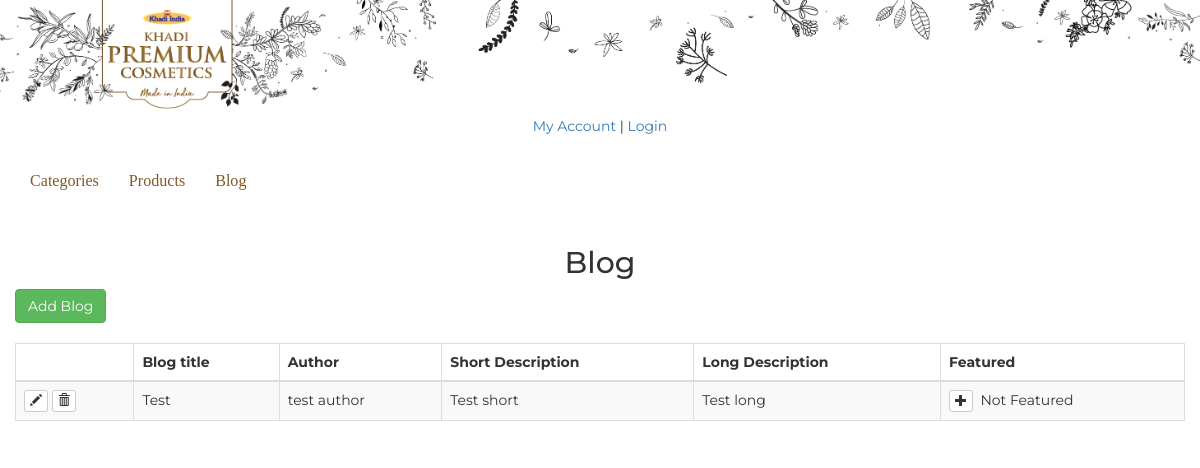
Page /admin/blog.php on the committed database.
### tables this page shows
CREATE TABLE `blog` (
  `id` int(100) NOT NULL,
  `title` varchar(100) NOT NULL,
  `author` varchar(100) NOT NULL,
  `image` varchar(255) NOT NULL,
  `date` datetime NOT NULL DEFAULT CURRENT_TIMESTAMP,
  `short_desc` varchar(50) NOT NULL,
  `long_desc` varchar(255) NOT NULL,
  `featured` tinyint(4) NOT NULL DEFAULT '0',
  `deleted` tinyint(11) NOT NULL DEFAULT '0'
);

### admin/blog.php (the view, shortened to what this page needs)
<?php
	include 'includes/head.php';
	$dbpath = '';
	if(isset($_GET['add']) || isset($_GET['edit'])){
		$parentQuery = $db->query("SELECT * FROM blog");
		$title = ((isset($_POST['title']) && $_POST['title'] != '')?sanitize($_POST['title']):'');
		$author = ((isset($_POST['author']) && $_POST['author'] != '')?sanitize($_POST['author']):'');
		$short_desc = ((isset($_POST['short_desc']) && $_POST['short_desc'] != '')?sanitize($_POST['short_desc']):'');
		$long_desc = ((isset($_POST['long_desc']) && $_POST['long_desc'] != '')?sanitize($_POST['long_desc']):'');
		$saved_image = '';
		if(isset($_GET['edit'])){
			$edit_id = (int)$_GET['edit'];
			$blogResults = $db->query("SELECT * FROM blog WHERE id = '$edit_id'");
			$blog = mysqli_fetch_assoc($blogResults);
			if(isset($_GET['delete_image'])){
				$imgi = (int)$_GET['imgi'] - 1;
				$images = explode(',', $blog['image']);
				$image_url = $_SERVER['DOCUMENT_ROOT'].$images[$imgi];
				unlink($image_url);
				unset($images[$imgi]);
				$imageString = implode(',', $images);
				$db->query("UPDATE blog SET image = '{$imageString}' WHERE id = '$edit_id'");
				header('Location: blog.php?edit='.$edit_id);
			}
			$title = ((isset($_POST['title']) && $_POST['title'] != '')?sanitize($_POST['title']):$blog['title']);
			$author = ((isset($_POST['author']) && $_POST['author'] != '')?sanitize($_POST['author']):$blog['author']);
			$short_desc = ((isset($_POST['short_desc']) && $_POST['short_desc'] != '')?sanitize($_POST['short_desc']):$blog['short_desc']);
			$saved_image = (($blog['image'] != '')?$blog['image']:'');
			$dbpath = $saved_image;
		}
		if($_POST){
			$errors = array();
			$required = array('title', 'author', 'short_desc', 'long_desc');
			$allowed = array('png','jpg','jpeg','gif');
			$uploadPath = array();
			$tmpLoc = array();
			foreach ($required as $field) {
				if($_POST[$field] == ''){
					$errors[] = 'All fields with * are required';
					break;
				}
			}
			$photoCount = count($_FILES['photo']['name']);
			if($photoCount > 0){
				for($i=0;$i<$photoCount;$i++){
					$name = $_FILES['photo']['name'][$i];
					$nameArray = explode('.',$name);
					$fileName = $nameArray[0];
					$fileExt = $nameArray[1];
					$mime = explode('/',$_FILES['photo']['type'][$i]);
					$mimeType = $mime[0];
					$mimeExt = $mime[1];
					$tmpLoc[] = $_FILES['photo']['tmp_name'][$i];
					$fileSize = $_FILES['photo']['size'][$i];
					$uploadName = md5(microtime().$i).'.'.$fileExt;
					$uploadPath[] = BASEURL.'images/blog/'.$uploadName;
					if($i != 0){
						$dbpath .= ',';
					}
					$dbpath .= '/khadi/images/blog/'.$uploadName;
					if($mimeType != 'image'){
						$errors[] = 'The file must be an image';
					}
					if(!in_array($fileExt, $allowed)){
						$errors[] = 'The file extension must be a png, jpg, jpeg, or gif';
					}
					if($fileSize > 15000000){
						$errors[] = 'The files size must be under 15 MB';
					}
					if($fileExt != $mimeExt && ($mimeExt == 'jpeg' && $fileExt != 'jpg')){
						$errors[] = 'File extension does not match the file';
					}
				}
			}
			if(!empty($errors)){
				echo display_errors($errors);
			}else{
				if($photoCount > 0){
					for($i = 0;$i<$photoCount;$i++){
					 	move_uploaded_file($tmpLoc[$i],$uploadPath[$i]);
					}
				}
				$insertSql = "INSERT INTO blog (`title`,`author`,`image`,`short_desc`,`long_desc`) VALUES ('$title','$author','$dbpath','$short_desc','$long_desc')";
					if(isset($_GET['edit'])){
						$insertSql = "UPDATE blog SET title = '$title', author = '$author', image = '$dbpath', short_desc = '$short_desc', long_desc = '$long_desc' WHERE id = '$edit_id'";
					}
				$db->query($insertSql);
			}
		}
		?>
		<div class="container">
		<h2 class="text-center"><?=((isset($_GET['edit']))?'Edit':'Add');?> Blog</h2>
		<form action="blog.php?<?=((isset($_GET['edit']))?'edit='.$edit_id:'add=1');?>" method="post" enctype="multipart/form-data">
			<table class="table table-responsive table-striped">
				<tr>
					<th>Title*</th>
					<td><input type="text" class="form-control" name="title" id="title" value="<?=$title;?>"></td>
				</tr>
				<tr>
					<th>Author*</th>
					<td><input type="text" name="author" id="author" class="form-control" value="<?=$author;?>"></td>
				</tr>
				<tr>
					<?php if($saved_image != ''): ?>
						<?php
							$imgi = 1;
							$images = explode(',', $saved_image);
						?>
					<?php foreach($images as $image): ?>
					<td class="saved-image">
						<img src="<?=$image;?>" alt="saved image" />
					</td>
					<td class="del-image">
						<a href="blog.php?delete_image=1&edit=<?=$edit_id;?>&imgi=<?=$imgi;?>" class=" btn btn-danger text-danger">Delete Image</a>
					</td>
					<?php
						$imgi++;
						endforeach;?>
					<?php else: ?>
						<th>Photo*</th>
						<td><input type="file" name="photo[]" class="form-control" id="photo" multiple></td>
					<?php endif; ?>
				</tr>
				<tr>
					<th>Short Description*</th>
					<td><textarea id="short_desc" name="short_desc" class="form-control" rows="3"><?=$short_desc;?></textarea></td>
				</tr>
				<tr>
					<th>Long Description*</th>
					<td><textarea id="long_desc" name="long_desc" class="form-control" rows="6"><?=$long_desc;?></textarea></td>
				</tr>
				<tr>
					<td><input type="submit" name="add" value="<?=((isset($_GET['edit']))?'Edit':'Add');?> Blog" class="btn btn-success"></td>
					<td><input type="reset" name="reset" value="Reset Blog" class="btn btn-success"></td>
					<td><a href="blog.php" class="btn btn-info form-control">Cancel</a></td>
				</tr>
			</table>
		</form>
	</div>
	<?php }
	else{
?>
<div class="container-fluid">
	<h2 class="text-center">Blog</h2>
	<a href="blog.php?add=1" class="btn btn-success" id="add-product-btn">Add Blog</a>
	<div class="clearfix"></div><br>
	<table class="table table-responsive table-striped table-bordered">
		<thead>
			<th></th>
			<th>Blog title</th>
			<th>Author</th>
			<th>Short Description</th>
			<th>Long Description</th>
			<th>Featured</th>
		</thead>
		<tbody>
			<?php
				$sql = "SELECT * FROM blog WHERE deleted = 0";
				$blogs = $db->query($sql);
			?>
			<?php while($blog = mysqli_fetch_assoc($blogs)):?>
				<tr>
					<td>
						<a href="blog.php?edit=<?=$blog['id'];?>" class="btn btn-xs btn-default"><span class="glyphicon glyphicon-pencil"></span></a>
						<a href="blog.php?delete=<?=$blog['id'];?>" class="btn btn-xs btn-default"><span class="glyphicon glyphicon-trash"></span></a>
					</td>
					<td><?=$blog['title'];?></td>
					<td><?=$blog['author'];?></td>
					<td><?=$blog['short_desc'];?></td>
					<td><?=$blog['long_desc'];?></td>
					<td>
						<a href="blog.php?featured=<?=(($blog['featured'] == 0)?'1':'0');?>&id=<?=$blog['id'];?>" class="btn btn-xs btn-default">
							<span class="glyphicon glyphicon-<?=(($blog['featured'] == 1)?'minus':'plus');?>"></span>
						</a>
						&nbsp;<?=(($blog['featured'] == 1)?'Featured Blog':'Not Featured');?>
					</td>
				</tr>
			<?php endwhile;?>
		</tbody>
	</table>
</div>
<?php } include 'includes/footer.php'; ?>

### admin/includes/head.php (style rules this page uses)
html,body { overflow-x: hidden; }
body { font-family: 'Montserrat', sans-serif; }

### rows in the picture
blog: title "Test", author "test author", short_desc "Test short", long_desc "Test long", featured 0 (drawn)
